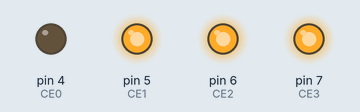
A sketch run on a simulated Arduino Uno, built with avr-gcc and run on an emulated ATmega328P. Shown: output pins drawn as LEDs (lit = HIGH). Pins used as bus, display or sensor lines are not drawn.

Above: at 0.2 s.
At 1.0 s:
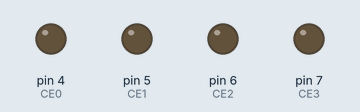
At 2.2 s:
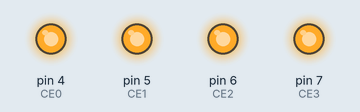
At 3.0 s:
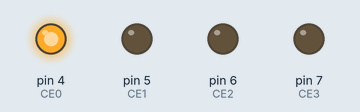
Timing chart, 0 to 3.7 s (numbered marks = the images above):
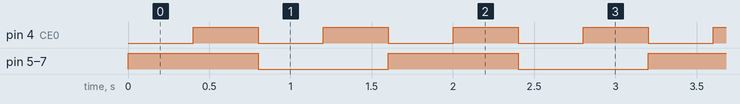

Measured:
- by itself, pin 4 (CE0): alternates HIGH for 0.40 s and LOW for 0.40 s
- by itself, pin 5 (CE1), pin 6 (CE2), pin 7 (CE3): alternates HIGH for 0.80 s and LOW for 0.80 s
- by itself, everything shown: repeats every 1.6 s, in 4 steps

The sketch:

led_cordinate.ino
```cpp
/* LED CUBE 8x8x8 Testing Program
 *  written on: 06-02-2016, 23:46
 *  By: Ashlin Jose, Goutam S
 */

#define C0 12
#define C1 13
#define C2 2
#define C3 3
#define CE0 4
#define CE1 5
#define CE2 6
#define CE3 7
#define RE 8
#define R0 9
#define R1 10
#define R2 11

int ARRAY[8][3]={{0,0,0},{1,1,0},{2,2,0},{3,3,0},{4,4,0},{5,5,0},{6,6,0},{7,7,0}};

byte ce3,ce2,ce1,ce0,c3,c2,c1,c0;
byte re,r2,r1,r0;
byte XY_POS,Z_POS;
void setup()
{                                   /*Setup Starts*/
pinMode(C0,OUTPUT);
pinMode(C1,OUTPUT);
pinMode(C2,OUTPUT);
pinMode(C3,OUTPUT);
pinMode(CE0,OUTPUT);
pinMode(CE1,OUTPUT);
pinMode(CE2,OUTPUT);
pinMode(CE3,OUTPUT);
pinMode(RE,OUTPUT);
pinMode(R0,OUTPUT);
pinMode(R1,OUTPUT);
pinMode(R2,OUTPUT);

digitalWrite(RE, LOW);
digitalWrite(CE0, HIGH);
digitalWrite(CE1, HIGH);
digitalWrite(CE2, HIGH);
digitalWrite(C0, LOW);
digitalWrite(C1, LOW);
digitalWrite(C2, LOW);
digitalWrite(C3, LOW);
digitalWrite(R0, HIGH);
digitalWrite(R1, HIGH);
digitalWrite(R2, HIGH);
  }                           /*Setup Ends*/

void loop()
{                            /*loop Starts*/


for(int i=0;i<=7;i++)
{
  XY_POS=224+ARRAY[i][0] + 8*ARRAY[i][1];
  Z_POS =8+ARRAY[i][2];
  ce3=(XY_POS & 0b10000000)>>7;
  ce2=(XY_POS & 0b01000000)>>6;
  ce1=(XY_POS & 0b00100000)>>5;
  ce0=(XY_POS & 0b00010000)>>4;
  c3 =(XY_POS & 0b00001000)>>3;
  c2 =(XY_POS & 0b00000100)>>2;
  c1 =(XY_POS & 0b00000010)>>1;
  c0 =(XY_POS & 0b00000001);

  re =(Z_POS  & 0b1000)>>3;
  r2 =(Z_POS  & 0b0100)>>2;
  r1 =(Z_POS  & 0b0010)>>1;
  r0 =(Z_POS  & 0b0001);

  digitalWrite(CE3,ce3);
  digitalWrite(CE2,ce2);
  digitalWrite(CE1,ce1);
  digitalWrite(CE0,ce0);
  digitalWrite(C3 ,c3);
  digitalWrite(C2, c2);
  digitalWrite(C1, c1);
  digitalWrite(C0, c0);
  digitalWrite(RE, re);
  digitalWrite(R2, r2);
  digitalWrite(R1, r1);
  digitalWrite(R0, r0);

 delay(200);
 }

}                             /* Loop Ends */
```
